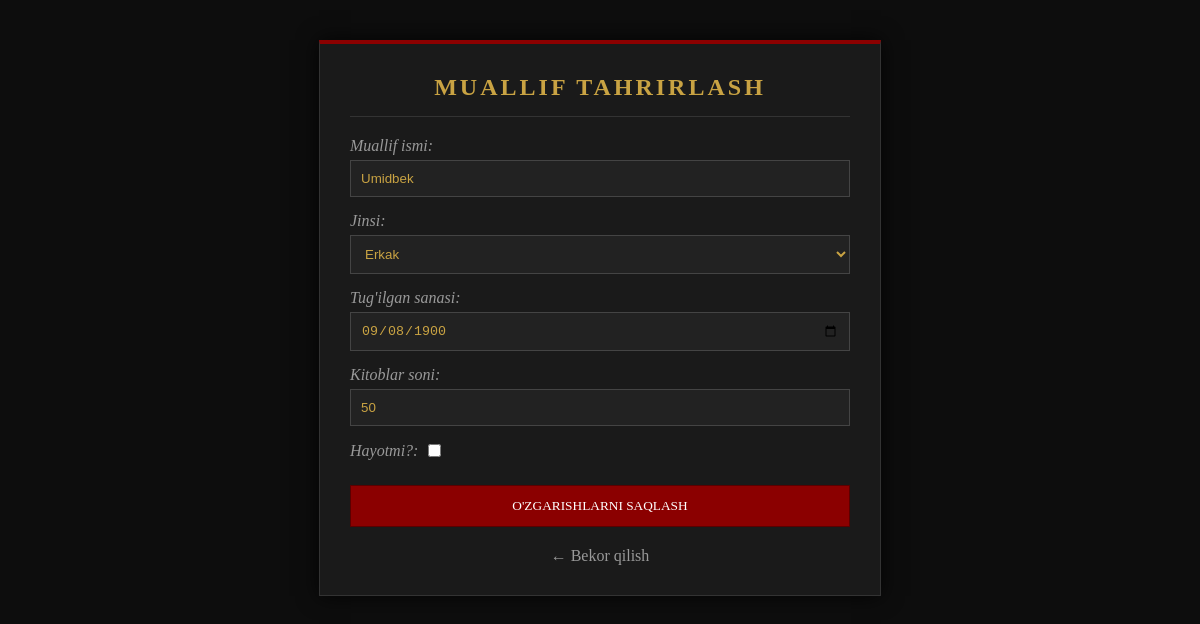
/muallif/3/tahrirlash/, run on an earlier commit of the app's database.
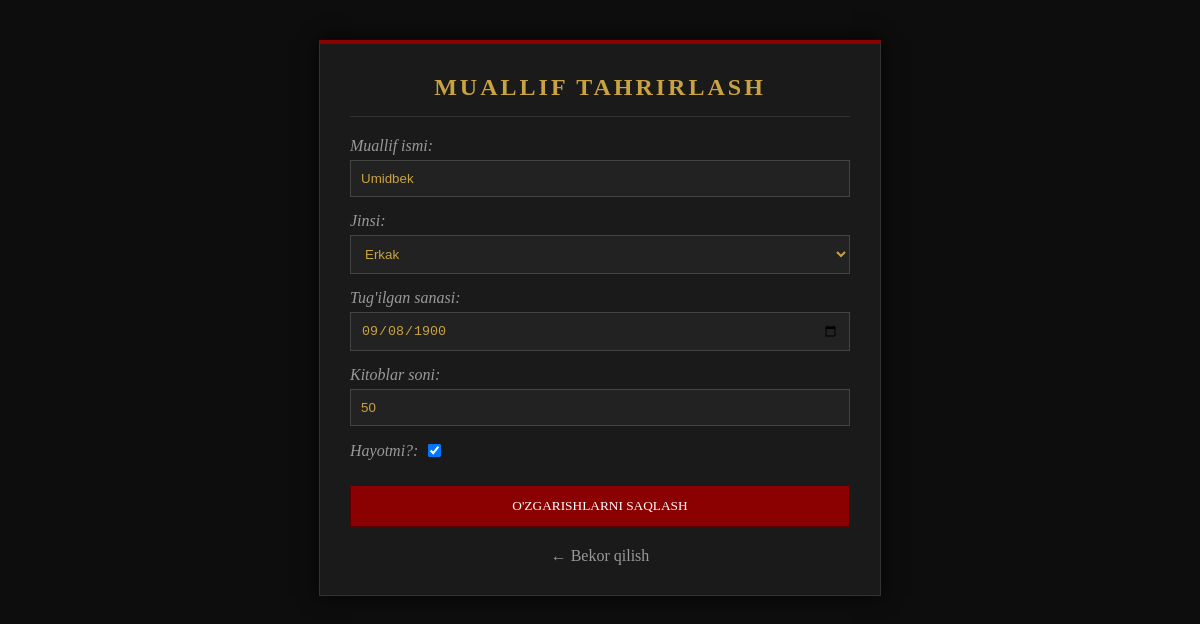
And on a later commit of the database.
### main/models.py (models this page shows, shortened)
class Muallif(models.Model):
    class Jins(models.TextChoices):
        MALE = 'male', 'Male'
        FEMALE = 'female', 'Female'
    ism = models.CharField(max_length = 100)
    jins = models.CharField(max_length = 100, choices=Jins.choices)
    tugilgan_sana = models.DateField()
    kitob_soni = models.IntegerField()
    tirik = models.BooleanField()
    class Meta:
        verbose_name = "Muallif"
        verbose_name_plural = "Mualliflar"

### main/views.py (the view, shortened to what this page needs)
# urls.py: path('muallif/<int:pk>/tahrirlash/', views.muallif_tahrirlash, name='muallif_tahrirlash'),
def muallif_tahrirlash(request, pk):
    muallif = get_object_or_404(Muallif, id=pk)
    return render(request, 'muallif_tahrirlash.html', {'muallif': muallif})

### main/templates/muallif_tahrirlash.html (shortened to what this page needs)
<!DOCTYPE html>
<html lang="uz">
<head>
</head>
<body>
    <div class="container">
        <h2>Muallif Tahrirlash</h2>
        <form method="POST">
            <label>Muallif ismi:</label>
            <input type="text" name="ism" value="{{ muallif.ism }}" required>
            <label>Jinsi:</label>
            <select name="jins" required>
                <option value="male" {% if muallif.jins == 'male' %}selected{% endif %}>Erkak</option>
            </select>
            <label>Tug'ilgan sanasi:</label>
            <input type="date" name="tugilgan_sana" value="{{ muallif.tugilgan_sana|date:'Y-m-d' }}" required>
            <label>Kitoblar soni:</label>
            <input type="number" name="kitob_soni" value="{{ muallif.kitob_soni }}" required>
            <label style="display: flex; align-items: center;">
                Hayotmi?: <input type="checkbox" name="tirik" style="margin-left:10px;" {% if muallif.tirik %}checked{% endif %}>
            </label>
            <button type="submit" class="submit-btn">O'zgarishlarni Saqlash</button>
        </form>
        <a href="/mualliflar/" class="back-btn">&#8592; Bekor qilish</a>
    </div>
</body>
</html>

What changed in the data, as far as the page shows it:
changed Muallif "Umidbek": tirik "☐" → "☑"
